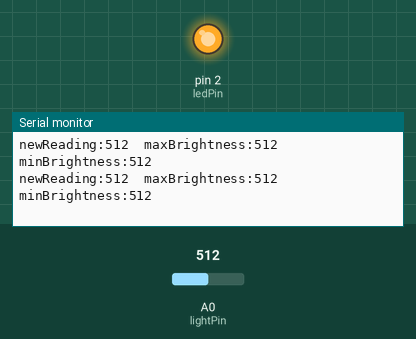
This sketch was run on a simulated Arduino Uno, built with avr-gcc and run on an emulated ATmega328P. Shown: output pins drawn as LEDs (lit = HIGH), the last lines printed to the serial monitor. The test bench sets the inputs (shaded band); at power-on: A0 (lightPin) = 512.

Above: at 1.2 s.
1.3 s: A0 (lightPin) set to 111
At 1.42 s:
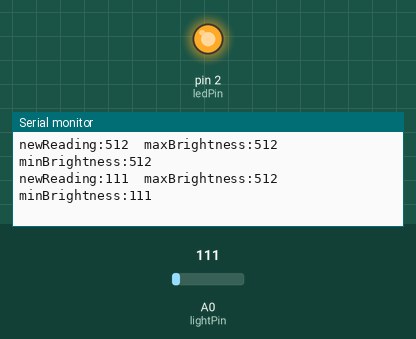
4.3 s: A0 (lightPin) set to 89
At 4.34 s:
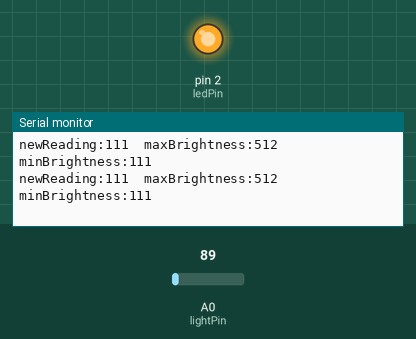
Timing chart, 0 to 7.3 s (numbered marks = the images above; inputs shaded):
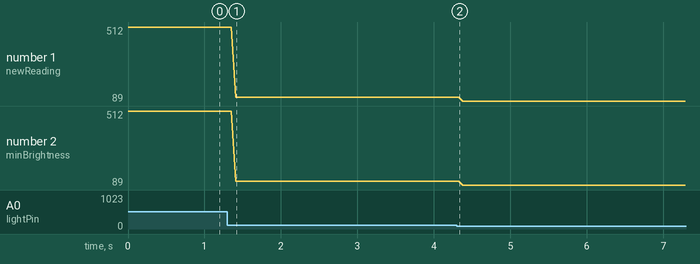

Measured:
- after the input at 1.3 s, the serial monitor: prints a new line after 0.11 s (image 1)
- plotted number 1: 512 → 111 after the input at 1.3 s, 111 → 89 after the input at 4.3 s
- plotted number 2: 512 → 111 after the input at 1.3 s, 111 → 89 after the input at 4.3 s

The sketch:

plumbingSensors.ino
```cpp
int ledPin = 2;
int lightPin = A0;

int lightState = 0;

// calibration variables
int maxBrightness = 0;     // initialize very small
int minBrightness = 2000;  // initialize very big
int brightnessRange = 0;
int brightnessThreshold = 20;
float thresholdAmount = 0.5; // 0.0 - 1.0, percent of range

void setup() {
  // put your setup code here, to run once:
  pinMode(ledPin, OUTPUT);
  pinMode(lightPin, INPUT);
  Serial.begin(9600);

  digitalWrite(ledPin,1);
}

void loop() {
  // put your main code here, to run repeatedly:
   lightState = analogRead(lightPin);
   calibrate(lightState);
   printReadings(lightState);

}

void printReadings(int newReading) {
  Serial.print( "newReading:" ); // NEW!! -- the colon will make it a label in plotter!
  Serial.print( newReading );
  Serial.print('\t');

  Serial.print( "maxBrightness:");
  Serial.print( maxBrightness);
  Serial.print('\t');

  Serial.print( "minBrightness:");
  Serial.println( minBrightness);
}

void calibrate(int newValue){
  if(newValue > maxBrightness)  maxBrightness = newValue;
  if(newValue < minBrightness)  minBrightness = newValue;
  brightnessRange = maxBrightness-minBrightness;
  brightnessThreshold = minBrightness + (brightnessRange*thresholdAmount);
}
```
